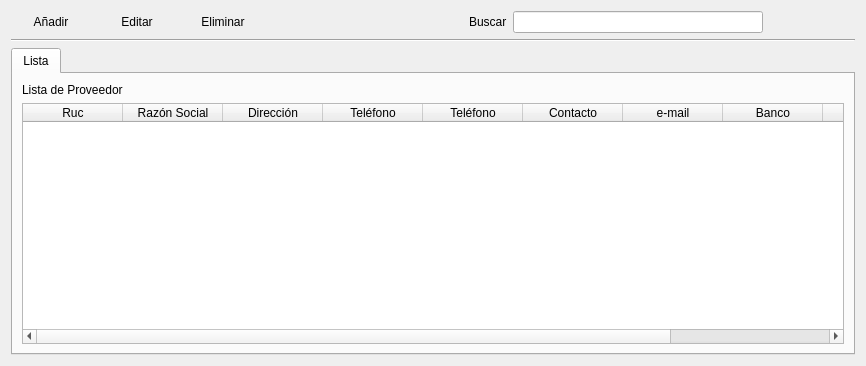
<?xml version="1.0" encoding="UTF-8"?>
<ui version="4.0">
 <class>ui_proveedores</class>
 <widget class="QWidget" name="ui_proveedores">
  <property name="geometry">
   <rect>
    <x>0</x>
    <y>0</y>
    <width>866</width>
    <height>366</height>
   </rect>
  </property>
  <property name="windowTitle">
   <string>Form</string>
  </property>
  <layout class="QGridLayout" name="gridLayout">
   <item row="0" column="0">
    <layout class="QVBoxLayout" name="verticalLayout_2">
     <item>
      <layout class="QHBoxLayout" name="horizontalLayout">
       <item>
        <widget class="QPushButton" name="pushButton_add_proveedor">
         <property name="sizePolicy">
          <sizepolicy hsizetype="Fixed" vsizetype="Fixed">
           <horstretch>0</horstretch>
           <verstretch>0</verstretch>
          </sizepolicy>
         </property>
         <property name="text">
          <string>Añadir</string>
         </property>
         <property name="icon">
          <iconset resource="../Icons/Icons.qrc">
           <normaloff>:/Icons/1349716423_sq_plus.png</normaloff>:/Icons/1349716423_sq_plus.png</iconset>
         </property>
         <property name="shortcut">
          <string>Ctrl+N</string>
         </property>
         <property name="flat">
          <bool>true</bool>
         </property>
        </widget>
       </item>
       <item>
        <widget class="QPushButton" name="pushButton_edit_proveedor">
         <property name="sizePolicy">
          <sizepolicy hsizetype="Fixed" vsizetype="Fixed">
           <horstretch>0</horstretch>
           <verstretch>0</verstretch>
          </sizepolicy>
         </property>
         <property name="text">
          <string>Editar</string>
         </property>
         <property name="icon">
          <iconset resource="../Icons/Icons.qrc">
           <normaloff>:/Icons/1349716425_doc_edit.png</normaloff>:/Icons/1349716425_doc_edit.png</iconset>
         </property>
         <property name="shortcut">
          <string>Ctrl+E</string>
         </property>
         <property name="flat">
          <bool>true</bool>
         </property>
        </widget>
       </item>
       <item>
        <widget class="QPushButton" name="pushButton_sup_proveedor">
         <property name="sizePolicy">
          <sizepolicy hsizetype="Fixed" vsizetype="Fixed">
           <horstretch>0</horstretch>
           <verstretch>0</verstretch>
          </sizepolicy>
         </property>
         <property name="text">
          <string>Eliminar</string>
         </property>
         <property name="icon">
          <iconset resource="../Icons/Icons.qrc">
           <normaloff>:/Icons/1349716432_round_minus.png</normaloff>:/Icons/1349716432_round_minus.png</iconset>
         </property>
         <property name="shortcut">
          <string>Del</string>
         </property>
         <property name="flat">
          <bool>true</bool>
         </property>
        </widget>
       </item>
       <item>
        <spacer name="horizontalSpacer_2">
         <property name="orientation">
          <enum>Qt::Horizontal</enum>
         </property>
         <property name="sizeHint" stdset="0">
          <size>
           <width>40</width>
           <height>20</height>
          </size>
         </property>
        </spacer>
       </item>
       <item>
        <widget class="QLabel" name="label_3">
         <property name="text">
          <string>Buscar</string>
         </property>
        </widget>
       </item>
       <item>
        <widget class="QLineEdit" name="lineEdit">
         <property name="minimumSize">
          <size>
           <width>250</width>
           <height>0</height>
          </size>
         </property>
         <property name="maximumSize">
          <size>
           <width>250</width>
           <height>16777215</height>
          </size>
         </property>
        </widget>
       </item>
       <item>
        <widget class="QPushButton" name="pushButton_5">
         <property name="text">
          <string/>
         </property>
         <property name="icon">
          <iconset resource="../Icons/Icons.qrc">
           <normaloff>:/Icons/1349716430_zoom.png</normaloff>:/Icons/1349716430_zoom.png</iconset>
         </property>
         <property name="flat">
          <bool>true</bool>
         </property>
        </widget>
       </item>
       <item>
        <widget class="QPushButton" name="pushButton_6">
         <property name="text">
          <string/>
         </property>
         <property name="icon">
          <iconset resource="../Icons/Icons.qrc">
           <normaloff>:/Icons/1349716435_cog.png</normaloff>:/Icons/1349716435_cog.png</iconset>
         </property>
         <property name="flat">
          <bool>true</bool>
         </property>
        </widget>
       </item>
      </layout>
     </item>
     <item>
      <widget class="Line" name="line">
       <property name="orientation">
        <enum>Qt::Horizontal</enum>
       </property>
      </widget>
     </item>
     <item>
      <widget class="QTabWidget" name="tabWidget">
       <property name="currentIndex">
        <number>0</number>
       </property>
       <widget class="QWidget" name="list">
        <attribute name="title">
         <string>Lista</string>
        </attribute>
        <layout class="QVBoxLayout" name="verticalLayout">
         <item>
          <widget class="QLabel" name="label_2">
           <property name="sizePolicy">
            <sizepolicy hsizetype="Fixed" vsizetype="Preferred">
             <horstretch>0</horstretch>
             <verstretch>0</verstretch>
            </sizepolicy>
           </property>
           <property name="text">
            <string>Lista de Proveedor</string>
           </property>
          </widget>
         </item>
         <item>
          <widget class="QTableWidget" name="tableWidget">
           <column>
            <property name="text">
             <string>Ruc</string>
            </property>
           </column>
           <column>
            <property name="text">
             <string>Razón Social</string>
            </property>
           </column>
           <column>
            <property name="text">
             <string>Dirección</string>
            </property>
           </column>
           <column>
            <property name="text">
             <string>Teléfono</string>
            </property>
           </column>
           <column>
            <property name="text">
             <string>Teléfono</string>
            </property>
           </column>
           <column>
            <property name="text">
             <string>Contacto</string>
            </property>
           </column>
           <column>
            <property name="text">
             <string>e-mail</string>
            </property>
           </column>
           <column>
            <property name="text">
             <string>Banco</string>
            </property>
           </column>
           <column>
            <property name="text">
             <string>Cuenta</string>
            </property>
           </column>
           <column>
            <property name="text">
             <string>Comentario</string>
            </property>
           </column>
          </widget>
         </item>
        </layout>
       </widget>
      </widget>
     </item>
    </layout>
   </item>
  </layout>
 </widget>
 <resources>
  <include location="../Icons/Icons.qrc"/>
 </resources>
 <connections/>
</ui>
